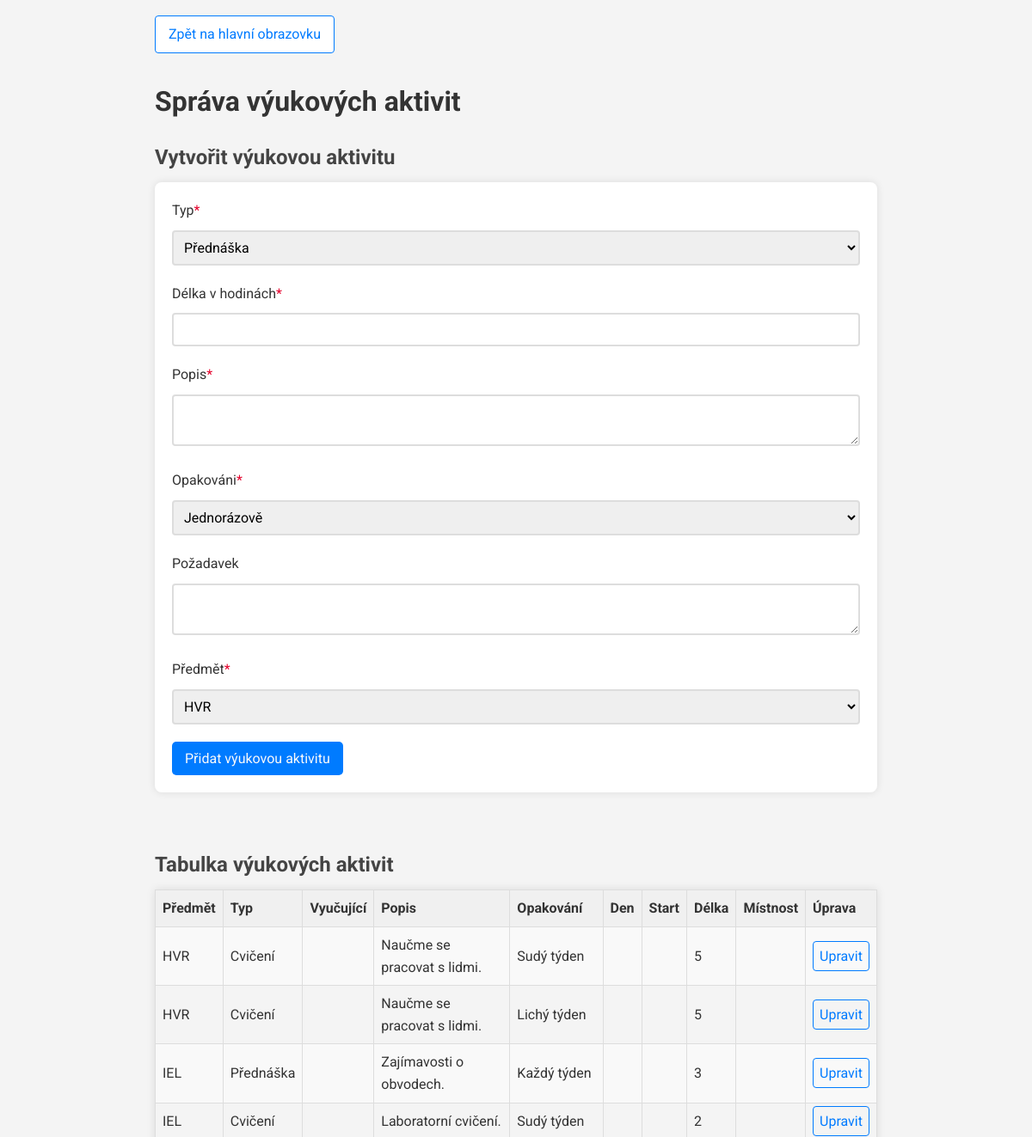
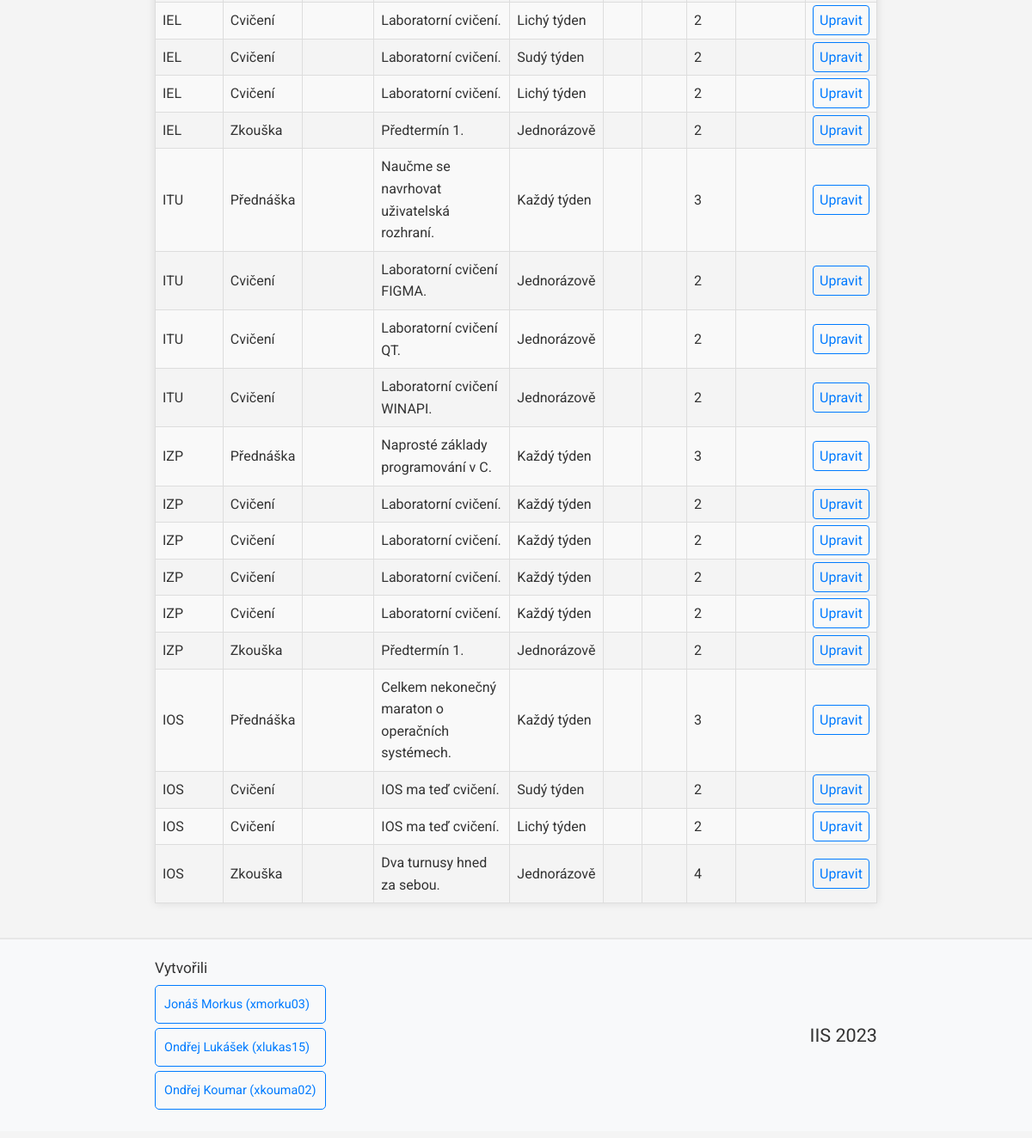
Screenshot of /views/activity_views/activity_management.php (signed in) with the database file from the repository (2 pictures, top to bottom).
### tables this page shows
CREATE TABLE Osoba (
	ID_Osoba INT(5) NOT NULL AUTO_INCREMENT,
	jmeno varchar(15) NOT NULL,
	prijmeni varchar(15) NOT NULL,
	email varchar(50) NOT NULL,
    heslo varchar(255) NOT NULL,  
	telefon INT(9) NOT NULL,
    role varchar(4) NOT NULL,  
	PRIMARY KEY (ID_Osoba)
);

CREATE TABLE Vyuk_aktivita (
	ID_Aktiv INT(5) NOT NULL AUTO_INCREMENT,
	typ varchar(10) NOT NULL,
	delka int(2),
	popis varchar(100) NOT NULL,
    pozadavek varchar(200),
	opakovani varchar(20) NOT NULL,
	mistnost varchar(6),
    predmet varchar(3) NOT NULL,
    start int(2),
    den varchar(2),
    vyucujici INT(5),
	PRIMARY KEY (ID_Aktiv),
    FOREIGN KEY (predmet) REFERENCES Predmet(zkratka) ON DELETE CASCADE,
    FOREIGN KEY (mistnost) REFERENCES Mistnost(ID_mist) ON DELETE SET NULL,
    FOREIGN KEY (vyucujici) REFERENCES Osoba(ID_Osoba) ON DELETE SET NULL
);

### misc/db_conn_parameters.php (called while the page is built)
<?php
function getDbConnectionParams()
{
    $connString = "mysql:host=db;dbname=mydatabase";
    $userName = "myuser";
    $password = "mypassword";
    $options = array(
        PDO::MYSQL_ATTR_INIT_COMMAND => "SET NAMES 'utf8'"
    );
    return array(
        "connString" => $connString,
        "userName" => $userName,
        "password" => $password,
        "options" => $options
    );
}

### services/user_service.php (called while the page is built, shortened)
<?php
require_once __DIR__ . "/../misc/db_conn_parameters.php";
class userService {
    private PDO $pdo;
    function __construct()
    {
        try {
            $params = getDbConnectionParams();
            $this->pdo = new PDO($params["connString"], $params["userName"], $params["password"], $params["options"]);
        }
        catch (PDOException $e) {
            error_log("Error connecting to database: " . $e->getMessage());
        }
    }
    function getRole($ID) {
        try {
            $stmt = $this->pdo->prepare("SELECT role FROM Osoba WHERE ID_Osoba = ?");
            $stmt->execute(array($ID));
            $output = $stmt->fetch(PDO::FETCH_ASSOC);
            return $output['role'];
        }
        catch (PDOException $e) {
            error_log("Fetch of user role unsuccessful: " . $e->getMessage());
            return null;
        }
    }
}

### services/subject_service.php (called while the page is built, shortened)
<?php
require_once __DIR__ . "/../misc/db_conn_parameters.php";
class subjectService {
    private PDO $pdo;
    function __construct()
    {
        try {
            $params = getDbConnectionParams();
            $this->pdo = new PDO($params["connString"], $params["userName"], $params["password"], $params["options"]);
        }
        catch (PDOException $e) {
            error_log("Error connecting to database: " . $e->getMessage());
        }
    }
    function getSubjectIDs() {
        try {
            $stmt = $this->pdo->prepare("SELECT zkratka FROM Predmet");
            $stmt->execute();
            $subjectArray = array();
            while ($row = $stmt->fetch(PDO::FETCH_ASSOC)) {
                $subjectArray[] = $row['zkratka'];
            }
            return $subjectArray;
        }
        catch (PDOException $e) {
            return "Could not get subject IDs: " . $e->getMessage();
        }
    }
}

### services/activity_service.php (called while the page is built, shortened)
<?php
require_once __DIR__ . "/../misc/db_conn_parameters.php";
class activityService {
    private PDO $pdo;
    function __construct()
    {
        try {
            $params = getDbConnectionParams();
            $this->pdo = new PDO($params["connString"], $params["userName"], $params["password"], $params["options"]);
        }
        catch (PDOException $e) {
            error_log("Error connecting to database: " . $e->getMessage());
        }
    }
    function getActivityIDs($zkratka){
        try {
            $stmt = $this->pdo->prepare("SELECT ID_Aktiv FROM Vyuk_aktivita WHERE predmet = ?");
            $stmt->execute(array($zkratka));
            $subjectArray = array();
            while ($row = $stmt->fetch(PDO::FETCH_ASSOC)) {
                $subjectArray[] = $row['ID_Aktiv'];
            }
            return $subjectArray;
        }
        catch (PDOException $e) {
            error_log("Activity not found: " . $e->getMessage());
            return null;
        }
    }
    function getActivityInfo($id){
        try {
            $stmt = $this->pdo->prepare("SELECT * FROM Vyuk_aktivita WHERE ID_Aktiv = (?)");
            $stmt->execute(array($id));
            return $stmt->fetch(PDO::FETCH_ASSOC);
        }
        catch (PDOException $e) {
            error_log("Data input unsuccessful");
            return null;
        }
    }
}

### controllers/activity_controllers/schedule_controller.php (called while the page is built, shortened)
<?php
require_once "../../services/user_service.php";
require_once "../../services/activity_service.php";
function typeText($type) {
    return match ($type) {
        'cviceni' => 'Cvičení',
        'prednaska' => 'Přednáška',
        'zkouska' => 'Zkouška',
        default => $type,
    };
}
function repetitionText($rep) {
    return match ($rep) {
        'KT' => 'Každý týden',
        'ST' => 'Sudý týden',
        'LT' => 'Lichý týden',
        'JR' => 'Jednorázově',
        default => $rep,
    };
}

### controllers/activity_controllers/activity_load.php (the view, shortened to what this page needs)
<?php
require_once "../../services/activity_service.php";
require_once "../../services/user_service.php";
require_once "schedule_controller.php";
function loadActivity($ID) {
    $activityService = new activityService();
    $activityInfo = $activityService->getActivityInfo($ID);
    $name = "";
    $surname = "";
    return '<td>' . $activityInfo['predmet'] . '</td>' .
        '<td>' . typeText($activityInfo['typ']) . '</td>' .
        '<td>' . $name . " " . $surname . '</td>' .
        '<td>' . $activityInfo['popis'] . '</td>' .
        '<td>' . repetitionText($activityInfo['opakovani']) . '</td>' .
        '<td>' . $activityInfo['den'] . '</td>' .
        '<td>' . $activityInfo['start'] . '</td>' .
        '<td>' . $activityInfo['delka'] . '</td>' .
        '<td>' . $activityInfo['mistnost'] . '</td>' .
        '<td><a href="../../views/activity_views/activity_info.php?ID_Aktiv='. $ID . '">Upravit</a></td>';
}

### views/activity_views/activity_management.php (shortened to what this page needs)
<?php
require_once "../../common.php";
require_once "../../controllers/activity_controllers/activity_load.php";
require_once "../../services/activity_service.php";
require_once "../../services/subject_service.php";
require_once "../../services/user_service.php";
$userService = new userService();
$isAdmin = false;
if ($userService->getRole($_SESSION['user_id']) == 'admi') {
    $isAdmin = true;
}
$subjectService = new subjectService();
?>
<a class='direct_link' href='../main_page.php'>Zpět na hlavní obrazovku</a>
<h1>
    Správa výukových aktivit
</h1>
<h2>
    Vytvořit výukovou aktivitu
</h2>
<form action="../../controllers/activity_controllers/activity_create.php" method="post" onsubmit="return validateForm(fields);">
    <label for="typ">Typ<?= requiredField(); ?></label>
    <select id="typ" name="typ">
        <option value="prednaska" selected>Přednáška</option>
    </select>
    <br>
    <label for="delka">Délka v hodinách<?= requiredField(); ?></label>
    <input type="number" name="delka" id="delka"><br>
    <label for="popis">Popis<?= requiredField(); ?></label>
    <textarea name="popis" id="popis"></textarea>
    <br>
    <label for="opakovani">Opakováni<?= requiredField(); ?></label>
    <select id="opakovani" name="opakovani">
        <option value="JR" selected>Jednorázově</option>
    </select>
    <br>
    <label for="pozadavek">Požadavek</label>
    <textarea name="pozadavek" id="pozadavek"></textarea>
    <br>
    <label for="predmet">Předmět<?= requiredField(); ?></label>
    <select id="predmet" name="predmet">
        <?php
        if ($isAdmin) {
            $subjects = $subjectService->getSubjectIDs();
            foreach ($subjects as $subject) {
                echo "<option value='" . $subject . "'>" . $subject . "</option>";
            }
        }
        else {
            $subjects = $subjectService->getGarantedSubjects($_SESSION['user_id']);
            foreach ($subjects as $subject) {
                echo "<option value='" . $subject['zkratka'] . "'>" . $subject['zkratka'] . "</option>";
            }
        }
        ?>
    </select>
    <br>
    <input type="submit" value="Přidat výukovou aktivitu">
</form>
<br>
<h2>
    Tabulka výukových aktivit
</h2>
<div>
    <table>
        <tr>
            <th>Předmět</th>
            <th>Typ</th>
            <th>Vyučující</th>
            <th>Popis</th>
            <th>Opakování</th>
            <th>Den</th>
            <th>Start</th>
            <th>Délka</th>
            <th>Místnost</th>
            <th>Úprava</th>
        </tr>
        <?php
        $servis = new activityService();
        foreach ($subjects as $subject){
            if ($isAdmin) {
                $activities = $servis->getActivityIDs($subject);
                foreach($activities as $activity) {
                    echo '<tr>' . loadActivity($activity) . '</tr>';
                }
            }
            else {
                $activities = $servis->getActivityIDs($subject['zkratka']);
                foreach($activities as $activity) {
                    echo '<tr>' . loadActivity($activity) . '</tr>';
                }
            }
        }
        ?>
    </table>
</div>

### public/style.css (style rules this page uses)
.direct_link { display: inline-block; color: #007bff; background-color: #fff; padding: 8px 15px; margin: 10px 0; border-radius: 4px; text-decoration: none; border: 1px solid #007bff; transition: background-color 0.3s, color 0.3s; }
* { font-family: 'Roboto', sans-serif; }
body { background-color: #f4f4f4; color: #333; line-height: 1.6; margin: 8px 0; }
h1, h2, h3 { color: #333; }
h1 { font-size: 2em; margin-bottom: 0.5em; }
h2 { font-size: 1.5em; color: #444; margin-bottom: 0.4em; }
form { background: #fff; padding: 20px; border-radius: 8px; box-shadow: 0 0 10px rgba(0,0,0,0.1); margin-bottom: 20px; }
input, select { font-size: 1em; }
input[type="text"], input[type="number"], input[type="tel"], input[type="email"], input[type="password"], select { width: 100%; padding: 8px; margin-bottom: 20px; border-radius: 4px; border: 2px solid #ddd; box-sizing: border-box; }
label { display: inline-block; align-items: center; margin-right: 20px; margin-bottom: 10px; }
textarea { width: 100%; height: 60px; padding: 8px; margin-bottom: 20px; border-radius: 4px; border: 2px solid #ddd; box-sizing: border-box; font-size: 1em; }
input[type="submit"] { background: #007bff; color: #f8f9fa; padding: 10px 15px; border: none; border-radius: 5px; cursor: pointer; transition: background-color 0.3s, color 0.3s; }
table { width: 100%; border-collapse: collapse; margin-bottom: 20px; box-shadow: 0 0 10px rgba(0,0,0,0.1); }
table, th, td { border: 1px solid #ddd; }
th, td { text-align: left; padding: 8px; }
th { background-color: #f0f0f0; }
tr:nth-child(even) { background-color: #f9f9f9; }
table a, button { text-decoration: none; color: #007bff; border: 1px solid #007bff; border-radius: 4px; padding: 7px; transition: background-color 0.3s, color 0.3s; }

### rows the page displays
osoba: predmet "HVR"
vyuk_aktivita: predmet "HVR", typ "Cvičení", popis "Naučme se pracovat s lidmi.", opakovani "Sudý týden", delka "5"
vyuk_aktivita: predmet "HVR", typ "Cvičení", popis "Naučme se pracovat s lidmi.", opakovani "Lichý týden", delka "5"
vyuk_aktivita: predmet "IEL", typ "Přednáška", popis "Zajímavosti o obvodech.", opakovani "Každý týden", delka "3"
vyuk_aktivita: predmet "IEL", typ "Cvičení", popis "Laboratorní cvičení.", opakovani "Sudý týden", delka "2"
vyuk_aktivita: predmet "IEL", typ "Cvičení", popis "Laboratorní cvičení.", opakovani "Lichý týden", delka "2"
vyuk_aktivita: predmet "IEL", typ "Cvičení", popis "Laboratorní cvičení.", opakovani "Sudý týden", delka "2"
vyuk_aktivita: predmet "IEL", typ "Cvičení", popis "Laboratorní cvičení.", opakovani "Lichý týden", delka "2"
vyuk_aktivita: predmet "IEL", typ "Zkouška", popis "Předtermín 1.", opakovani "Jednorázově", delka "2"
vyuk_aktivita: predmet "ITU", typ "Přednáška", popis "Naučme se navrhovat uživatelská rozhraní.", opakovani "Každý týden", delka "3"
vyuk_aktivita: predmet "ITU", typ "Cvičení", popis "Laboratorní cvičení FIGMA.", opakovani "Jednorázově", delka "2"
vyuk_aktivita: predmet "ITU", typ "Cvičení", popis "Laboratorní cvičení QT.", opakovani "Jednorázově", delka "2"
vyuk_aktivita: predmet "ITU", typ "Cvičení", popis "Laboratorní cvičení WINAPI.", opakovani "Jednorázově", delka "2"
vyuk_aktivita: predmet "IZP", typ "Přednáška", popis "Naprosté základy programování v C.", opakovani "Každý týden", delka "3"
vyuk_aktivita: predmet "IZP", typ "Cvičení", popis "Laboratorní cvičení.", opakovani "Každý týden", delka "2"
vyuk_aktivita: predmet "IZP", typ "Cvičení", popis "Laboratorní cvičení.", opakovani "Každý týden", delka "2"
vyuk_aktivita: predmet "IZP", typ "Cvičení", popis "Laboratorní cvičení.", opakovani "Každý týden", delka "2"
vyuk_aktivita: predmet "IZP", typ "Cvičení", popis "Laboratorní cvičení.", opakovani "Každý týden", delka "2"
vyuk_aktivita: predmet "IZP", typ "Zkouška", popis "Předtermín 1.", opakovani "Jednorázově", delka "2"
vyuk_aktivita: predmet "IOS", typ "Přednáška", popis "Celkem nekonečný maraton o operačních systémech.", opakovani "Každý týden", delka "3"
vyuk_aktivita: predmet "IOS", typ "Cvičení", popis "IOS ma teď cvičení.", opakovani "Sudý týden", delka "2"
vyuk_aktivita: predmet "IOS", typ "Cvičení", popis "IOS ma teď cvičení.", opakovani "Lichý týden", delka "2"
vyuk_aktivita: predmet "IOS", typ "Zkouška", popis "Dva turnusy hned za sebou.", opakovani "Jednorázově", delka "4"
